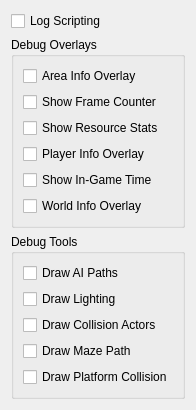
          <widget class="QWidget" name="developerOptionsGroup">
           <property name="geometry">
            <rect>
             <x>0</x>
             <y>0</y>
             <width>189</width>
             <height>358</height>
            </rect>
           </property>
           <attribute name="label">
            <string>Developer</string>
           </attribute>
           <layout class="QVBoxLayout" name="verticalLayout">
            <item>
             <widget class="QCheckBox" name="logScriptingBox">
              <property name="text">
               <string>Log Scripting</string>
              </property>
             </widget>
            </item>
            <item>
             <widget class="QGroupBox" name="groupBox">
              <property name="title">
               <string>Debug Overlays</string>
              </property>
              <layout class="QGridLayout" name="gridLayout_6">
               <item row="0" column="0">
                <widget class="QCheckBox" name="areaInfoOverlayBox">
                 <property name="text">
                  <string>Area Info Overlay</string>
                 </property>
                </widget>
               </item>
               <item row="1" column="0">
                <widget class="QCheckBox" name="frameCounterBox">
                 <property name="text">
                  <string>Show Frame Counter</string>
                 </property>
                </widget>
               </item>
               <item row="2" column="0">
                <widget class="QCheckBox" name="resourceStatsOverlayBox">
                 <property name="text">
                  <string>Show Resource Stats</string>
                 </property>
                </widget>
               </item>
               <item row="3" column="0">
                <widget class="QCheckBox" name="playerInfoOverlayBox">
                 <property name="text">
                  <string>Player Info Overlay</string>
                 </property>
                </widget>
               </item>
               <item row="4" column="0">
                <widget class="QCheckBox" name="inGameTimeBox">
                 <property name="text">
                  <string>Show In-Game Time</string>
                 </property>
                </widget>
               </item>
               <item row="5" column="0">
                <widget class="QCheckBox" name="worldInfoOverlayBox">
                 <property name="text">
                  <string>World Info Overlay</string>
                 </property>
                </widget>
               </item>
              </layout>
             </widget>
            </item>
            <item>
             <widget class="QGroupBox" name="groupBox_2">
              <property name="title">
               <string>Debug Tools</string>
              </property>
              <layout class="QVBoxLayout" name="verticalLayout_5">
               <item>
                <widget class="QCheckBox" name="drawAiPaths">
                 <property name="text">
                  <string>Draw AI Paths</string>
                 </property>
                </widget>
               </item>
               <item>
                <widget class="QCheckBox" name="drawLighting">
                 <property name="toolTip">
                  <string>&lt;html&gt;&lt;head/&gt;&lt;body&gt;&lt;p&gt;Draws lighting radii using models obtained from https://axiodl.com/files/debug_models.zip&lt;/p&gt;&lt;/body&gt;&lt;/html&gt;</string>
                 </property>
                 <property name="text">
                  <string>Draw Lighting</string>
                 </property>
                </widget>
               </item>
               <item>
                <widget class="QCheckBox" name="drawCollisionActors">
                 <property name="text">
                  <string>Draw Collision Actors</string>
                 </property>
                </widget>
               </item>
               <item>
                <widget class="QCheckBox" name="drawMazePath">
                 <property name="text">
                  <string>Draw Maze Path</string>
                 </property>
                </widget>
               </item>
               <item>
                <widget class="QCheckBox" name="drawPlatformCollision">
                 <property name="text">
                  <string>Draw Platform Collision</string>
                 </property>
                </widget>
               </item>
              </layout>
             </widget>
            </item>
            <item>
             <spacer name="verticalSpacer_3">
              <property name="orientation">
               <enum>Qt::Vertical</enum>
              </property>
              <property name="sizeHint" stdset="0">
               <size>
                <width>20</width>
                <height>40</height>
               </size>
              </property>
             </spacer>
            </item>
           </layout>
          </widget>
